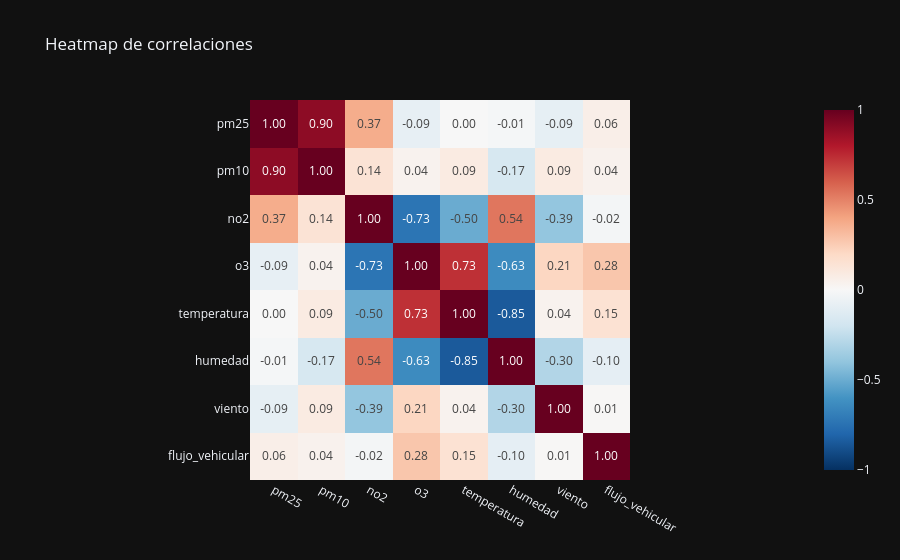

Notebook source saved alongside this figure:
### Code cell
visualizar.graficar_heatmap_correlaciones()

### Figure 1 — Plotly figure (JSON) as saved in the notebook; plotly's stock layout.template omitted (floating-point values rounded to 4 significant figures)
{"data": [{"coloraxis": "coloraxis", "name": "0", "texttemplate": "%{z:.2f}", "x": ["pm25", "pm10", "no2", "o3", "temperatura", "humedad", "viento", "flujo_vehicular"], "y": ["pm25", "pm10", "no2", "o3", "temperatura", "humedad", "viento", "flujo_vehicular"], "z": [[1.0, 0.8992, 0.3712, -0.08606, -0.0007051, -0.01329, -0.09199, 0.06382], [0.8992, 1.0, 0.1415, 0.03649, 0.08816, -0.1679, 0.08876, 0.04244], [0.3712, 0.1415, 1.0, -0.7331, -0.5023, 0.5363, -0.3938, -0.01865], [-0.08606, 0.03649, -0.7331, 1.0, 0.7333, -0.6337, 0.2132, 0.2785], [-0.0007051, 0.08816, -0.5023, 0.7333, 1.0, -0.8455, 0.0355, 0.1519], [-0.01329, -0.1679, 0.5363, -0.6337, -0.8455, 1.0, -0.2992, -0.09623], [-0.09199, 0.08876, -0.3938, 0.2132, 0.0355, -0.2992, 1.0, 0.008412], [0.06382, 0.04244, -0.01865, 0.2785, 0.1519, -0.09623, 0.008412, 1.0]], "type": "heatmap", "xaxis": "x", "yaxis": "y", "hovertemplate": "x: %{x}<br>y: %{y}<br>color: %{z}<extra></extra>"}], "layout": {"xaxis": {"anchor": "y", "domain": [0.0, 1.0], "scaleanchor": "y", "constrain": "domain"}, "yaxis": {"anchor": "x", "domain": [0.0, 1.0], "autorange": "reversed", "constrain": "domain"}, "coloraxis": {"colorscale": [[0.0, "rgb(5,48,97)"], [0.1, "rgb(33,102,172)"], [0.2, "rgb(67,147,195)"], [0.3, "rgb(146,197,222)"], [0.4, "rgb(209,229,240)"], [0.5, "rgb(247,247,247)"], [0.6, "rgb(253,219,199)"], [0.7, "rgb(244,165,130)"], [0.8, "rgb(214,96,77)"], [0.9, "rgb(178,24,43)"], [1.0, "rgb(103,0,31)"]], "cmin": -1, "cmax": 1, "autocolorscale": false}, "title": {"text": "Heatmap de correlaciones"}}}
